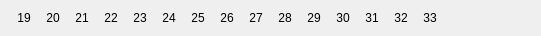
   <widget class="QWidget" name="horizontalLayoutWidget_3">
    <property name="geometry">
     <rect>
      <x>70</x>
      <y>170</y>
      <width>541</width>
      <height>31</height>
     </rect>
    </property>
    <layout class="QHBoxLayout" name="horizontalLayout_3">
     <item>
      <widget class="QLabel" name="label_red19">
       <property name="sizePolicy">
        <sizepolicy hsizetype="Fixed" vsizetype="Fixed">
         <horstretch>0</horstretch>
         <verstretch>0</verstretch>
        </sizepolicy>
       </property>
       <property name="maximumSize">
        <size>
         <width>20</width>
         <height>20</height>
        </size>
       </property>
       <property name="text">
        <string>19</string>
       </property>
       <property name="textFormat">
        <enum>Qt::AutoText</enum>
       </property>
       <property name="alignment">
        <set>Qt::AlignCenter</set>
       </property>
      </widget>
     </item>
     <item>
      <widget class="QLabel" name="label_red20">
       <property name="sizePolicy">
        <sizepolicy hsizetype="Fixed" vsizetype="Fixed">
         <horstretch>0</horstretch>
         <verstretch>0</verstretch>
        </sizepolicy>
       </property>
       <property name="maximumSize">
        <size>
         <width>20</width>
         <height>20</height>
        </size>
       </property>
       <property name="text">
        <string>20</string>
       </property>
       <property name="textFormat">
        <enum>Qt::AutoText</enum>
       </property>
       <property name="alignment">
        <set>Qt::AlignCenter</set>
       </property>
      </widget>
     </item>
     <item>
      <widget class="QLabel" name="label_red21">
       <property name="sizePolicy">
        <sizepolicy hsizetype="Fixed" vsizetype="Fixed">
         <horstretch>0</horstretch>
         <verstretch>0</verstretch>
        </sizepolicy>
       </property>
       <property name="maximumSize">
        <size>
         <width>20</width>
         <height>20</height>
        </size>
       </property>
       <property name="text">
        <string>21</string>
       </property>
       <property name="textFormat">
        <enum>Qt::AutoText</enum>
       </property>
       <property name="alignment">
        <set>Qt::AlignCenter</set>
       </property>
      </widget>
     </item>
     <item>
      <widget class="QLabel" name="label_red22">
       <property name="sizePolicy">
        <sizepolicy hsizetype="Fixed" vsizetype="Fixed">
         <horstretch>0</horstretch>
         <verstretch>0</verstretch>
        </sizepolicy>
       </property>
       <property name="maximumSize">
        <size>
         <width>20</width>
         <height>20</height>
        </size>
       </property>
       <property name="text">
        <string>22</string>
       </property>
       <property name="textFormat">
        <enum>Qt::AutoText</enum>
       </property>
       <property name="alignment">
        <set>Qt::AlignCenter</set>
       </property>
      </widget>
     </item>
     <item>
      <widget class="QLabel" name="label_red23">
       <property name="sizePolicy">
        <sizepolicy hsizetype="Fixed" vsizetype="Fixed">
         <horstretch>0</horstretch>
         <verstretch>0</verstretch>
        </sizepolicy>
       </property>
       <property name="maximumSize">
        <size>
         <width>20</width>
         <height>20</height>
        </size>
       </property>
       <property name="text">
        <string>23</string>
       </property>
       <property name="textFormat">
        <enum>Qt::AutoText</enum>
       </property>
       <property name="alignment">
        <set>Qt::AlignCenter</set>
       </property>
      </widget>
     </item>
     <item>
      <widget class="QLabel" name="label_red24">
       <property name="sizePolicy">
        <sizepolicy hsizetype="Fixed" vsizetype="Fixed">
         <horstretch>0</horstretch>
         <verstretch>0</verstretch>
        </sizepolicy>
       </property>
       <property name="maximumSize">
        <size>
         <width>20</width>
         <height>20</height>
        </size>
       </property>
       <property name="text">
        <string>24</string>
       </property>
       <property name="textFormat">
        <enum>Qt::AutoText</enum>
       </property>
       <property name="alignment">
        <set>Qt::AlignCenter</set>
       </property>
      </widget>
     </item>
     <item>
      <widget class="QLabel" name="label_red25">
       <property name="sizePolicy">
        <sizepolicy hsizetype="Fixed" vsizetype="Fixed">
         <horstretch>0</horstretch>
         <verstretch>0</verstretch>
        </sizepolicy>
       </property>
       <property name="maximumSize">
        <size>
         <width>20</width>
         <height>20</height>
        </size>
       </property>
       <property name="text">
        <string>25</string>
       </property>
       <property name="textFormat">
        <enum>Qt::AutoText</enum>
       </property>
       <property name="alignment">
        <set>Qt::AlignCenter</set>
       </property>
      </widget>
     </item>
     <item>
      <widget class="QLabel" name="label_red26">
       <property name="sizePolicy">
        <sizepolicy hsizetype="Fixed" vsizetype="Fixed">
         <horstretch>0</horstretch>
         <verstretch>0</verstretch>
        </sizepolicy>
       </property>
       <property name="maximumSize">
        <size>
         <width>20</width>
         <height>20</height>
        </size>
       </property>
       <property name="text">
        <string>26</string>
       </property>
       <property name="textFormat">
        <enum>Qt::AutoText</enum>
       </property>
       <property name="alignment">
        <set>Qt::AlignCenter</set>
       </property>
      </widget>
     </item>
     <item>
      <widget class="QLabel" name="label_red27">
       <property name="sizePolicy">
        <sizepolicy hsizetype="Fixed" vsizetype="Fixed">
         <horstretch>0</horstretch>
         <verstretch>0</verstretch>
        </sizepolicy>
       </property>
       <property name="maximumSize">
        <size>
         <width>20</width>
         <height>20</height>
        </size>
       </property>
       <property name="text">
        <string>27</string>
       </property>
       <property name="textFormat">
        <enum>Qt::AutoText</enum>
       </property>
       <property name="alignment">
        <set>Qt::AlignCenter</set>
       </property>
      </widget>
     </item>
     <item>
      <widget class="QLabel" name="label_red28">
       <property name="sizePolicy">
        <sizepolicy hsizetype="Fixed" vsizetype="Fixed">
         <horstretch>0</horstretch>
         <verstretch>0</verstretch>
        </sizepolicy>
       </property>
       <property name="maximumSize">
        <size>
         <width>20</width>
         <height>20</height>
        </size>
       </property>
       <property name="text">
        <string>28</string>
       </property>
       <property name="textFormat">
        <enum>Qt::AutoText</enum>
       </property>
       <property name="alignment">
        <set>Qt::AlignCenter</set>
       </property>
      </widget>
     </item>
     <item>
      <widget class="QLabel" name="label_red29">
       <property name="sizePolicy">
        <sizepolicy hsizetype="Fixed" vsizetype="Fixed">
         <horstretch>0</horstretch>
         <verstretch>0</verstretch>
        </sizepolicy>
       </property>
       <property name="maximumSize">
        <size>
         <width>20</width>
         <height>20</height>
        </size>
       </property>
       <property name="text">
        <string>29</string>
       </property>
       <property name="textFormat">
        <enum>Qt::AutoText</enum>
       </property>
       <property name="alignment">
        <set>Qt::AlignCenter</set>
       </property>
      </widget>
     </item>
     <item>
      <widget class="QLabel" name="label_red30">
       <property name="sizePolicy">
        <sizepolicy hsizetype="Fixed" vsizetype="Fixed">
         <horstretch>0</horstretch>
         <verstretch>0</verstretch>
        </sizepolicy>
       </property>
       <property name="maximumSize">
        <size>
         <width>20</width>
         <height>20</height>
        </size>
       </property>
       <property name="text">
        <string>30</string>
       </property>
       <property name="textFormat">
        <enum>Qt::AutoText</enum>
       </property>
       <property name="alignment">
        <set>Qt::AlignCenter</set>
       </property>
      </widget>
     </item>
     <item>
      <widget class="QLabel" name="label_red31">
       <property name="sizePolicy">
        <sizepolicy hsizetype="Fixed" vsizetype="Fixed">
         <horstretch>0</horstretch>
         <verstretch>0</verstretch>
        </sizepolicy>
       </property>
       <property name="maximumSize">
        <size>
         <width>20</width>
         <height>20</height>
        </size>
       </property>
       <property name="text">
        <string>31</string>
       </property>
       <property name="textFormat">
        <enum>Qt::AutoText</enum>
       </property>
       <property name="alignment">
        <set>Qt::AlignCenter</set>
       </property>
      </widget>
     </item>
     <item>
      <widget class="QLabel" name="label_red32">
       <property name="sizePolicy">
        <sizepolicy hsizetype="Fixed" vsizetype="Fixed">
         <horstretch>0</horstretch>
         <verstretch>0</verstretch>
        </sizepolicy>
       </property>
       <property name="maximumSize">
        <size>
         <width>20</width>
         <height>20</height>
        </size>
       </property>
       <property name="text">
        <string>32</string>
       </property>
       <property name="textFormat">
        <enum>Qt::AutoText</enum>
       </property>
       <property name="alignment">
        <set>Qt::AlignCenter</set>
       </property>
      </widget>
     </item>
     <item>
      <widget class="QLabel" name="label_red33">
       <property name="sizePolicy">
        <sizepolicy hsizetype="Fixed" vsizetype="Fixed">
         <horstretch>0</horstretch>
         <verstretch>0</verstretch>
        </sizepolicy>
       </property>
       <property name="maximumSize">
        <size>
         <width>20</width>
         <height>20</height>
        </size>
       </property>
       <property name="text">
        <string>33</string>
       </property>
       <property name="textFormat">
        <enum>Qt::AutoText</enum>
       </property>
       <property name="alignment">
        <set>Qt::AlignCenter</set>
       </property>
      </widget>
     </item>
     <item>
      <widget class="QLabel" name="label_135">
       <property name="sizePolicy">
        <sizepolicy hsizetype="Fixed" vsizetype="Fixed">
         <horstretch>0</horstretch>
         <verstretch>0</verstretch>
        </sizepolicy>
       </property>
       <property name="maximumSize">
        <size>
         <width>20</width>
         <height>20</height>
        </size>
       </property>
       <property name="text">
        <string/>
       </property>
       <property name="textFormat">
        <enum>Qt::AutoText</enum>
       </property>
       <property name="alignment">
        <set>Qt::AlignCenter</set>
       </property>
      </widget>
     </item>
     <item>
      <widget class="QLabel" name="label_136">
       <property name="sizePolicy">
        <sizepolicy hsizetype="Fixed" vsizetype="Fixed">
         <horstretch>0</horstretch>
         <verstretch>0</verstretch>
        </sizepolicy>
       </property>
       <property name="maximumSize">
        <size>
         <width>20</width>
         <height>20</height>
        </size>
       </property>
       <property name="text">
        <string/>
       </property>
       <property name="textFormat">
        <enum>Qt::AutoText</enum>
       </property>
       <property name="alignment">
        <set>Qt::AlignCenter</set>
       </property>
      </widget>
     </item>
     <item>
      <widget class="QLabel" name="label_137">
       <property name="sizePolicy">
        <sizepolicy hsizetype="Fixed" vsizetype="Fixed">
         <horstretch>0</horstretch>
         <verstretch>0</verstretch>
        </sizepolicy>
       </property>
       <property name="maximumSize">
        <size>
         <width>20</width>
         <height>20</height>
        </size>
       </property>
       <property name="text">
        <string/>
       </property>
       <property name="textFormat">
        <enum>Qt::AutoText</enum>
       </property>
       <property name="alignment">
        <set>Qt::AlignCenter</set>
       </property>
      </widget>
     </item>
    </layout>
   </widget>
